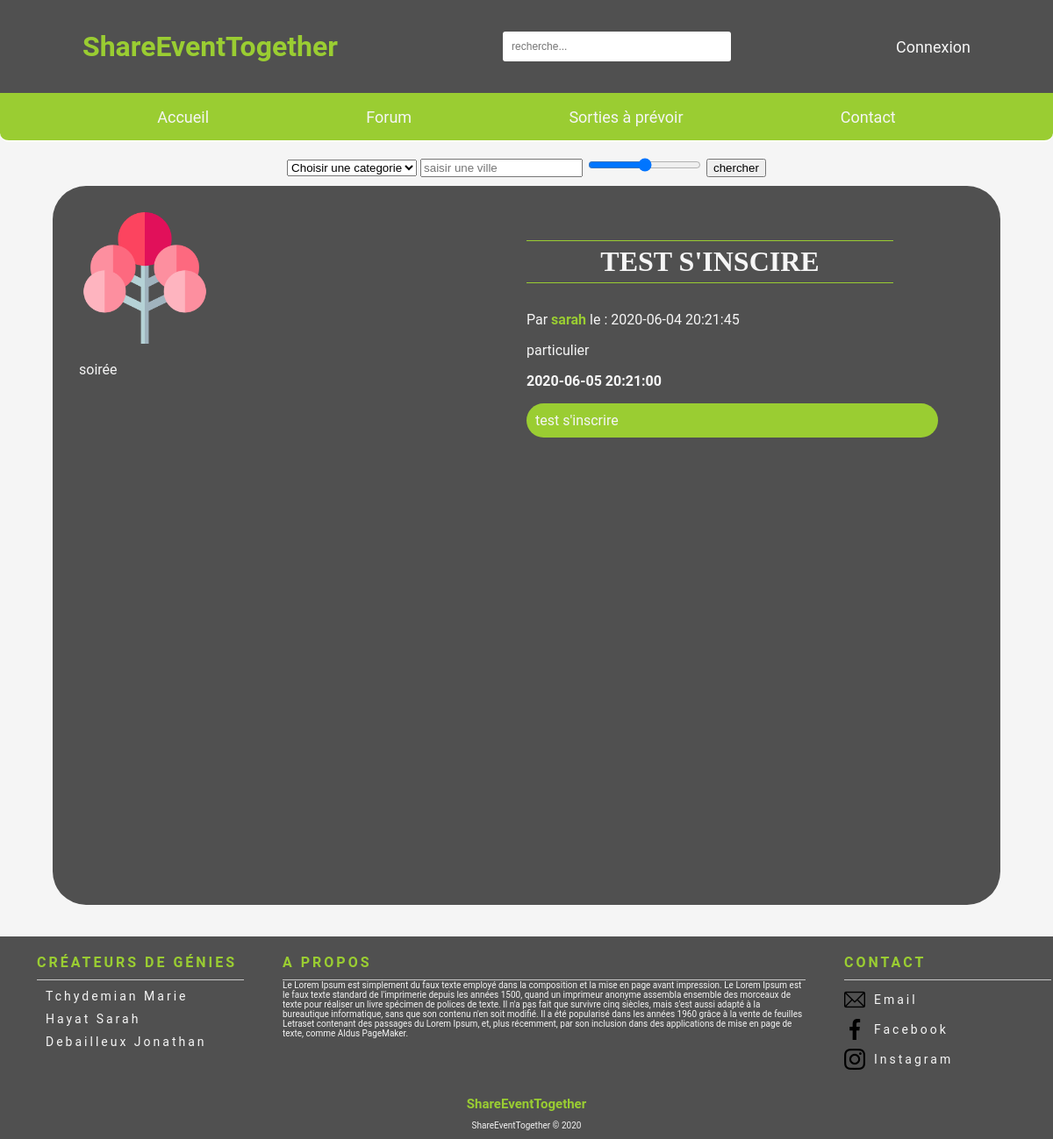
Page /php/sortieDuJour.php on the committed database.
### tables this page shows
CREATE TABLE `evenements` (
  `id_evenement` int(11) NOT NULL,
  `id_utilisateur` int(11) NOT NULL,
  `date_poste` datetime NOT NULL DEFAULT CURRENT_TIMESTAMP,
  `description` text NOT NULL,
  `date_evenement` datetime NOT NULL,
  `titre_evenement` varchar(250) NOT NULL,
  `id_karma` int(11) DEFAULT NULL,
  `id_categorie` int(11) DEFAULT NULL,
  `adresse` varchar(250) NOT NULL,
  `code_postal` int(5) NOT NULL,
  `commune` varchar(250) NOT NULL,
  `x` float DEFAULT NULL,
  `y` float DEFAULT NULL
);

CREATE TABLE `categorie_evenements` (
  `id_categorie` int(11) NOT NULL,
  `nom_categorie` varchar(100) NOT NULL
);

CREATE TABLE `utilisateurs` (
  `id_utilisateur` int(11) NOT NULL,
  `prenom` varchar(100) NOT NULL,
  `nom` varchar(100) NOT NULL,
  `date_naissance` date NOT NULL,
  `adresse` varchar(250) NOT NULL,
  `code_postale` int(5) NOT NULL,
  `pays` varchar(100) NOT NULL,
  `telephone` int(10) NOT NULL,
  `mail` varchar(250) NOT NULL,
  `pseudo` varchar(100) NOT NULL,
  `mot_de_passe` varchar(255) NOT NULL,
  `type_utilisateur` varchar(50) NOT NULL,
  `ville` varchar(200) NOT NULL,
  `date_creation_utilisateur` datetime DEFAULT CURRENT_TIMESTAMP,
  `karma` decimal(4,2) DEFAULT '0.00'
);

### php/sortieDuJour.php (the view, shortened to what this page needs)
<!DOCTYPE html>
<html lang="fr">
<head>
    <link rel="stylesheet" href="../assets/css/sortie.css"/>
</head>
<body>
<?php
if (isset($_SESSION['username'])) {
    require("headerConnect.php");
} else {
    require("headerDisconnect.php");
}
?>
<form action="filtreDuJour.php" method="post" class="filtre">
    <select name="categorie">
        <option value="NULL">Choisir une categorie</option>
    </select>
    <input type="text" name="localisation" placeholder="saisir une ville">
    <input type="range" name="karma" min="0" max="10">
    <input type="submit" value="chercher">
</form>
<section class="fond">
    <?php
    require("../controllers/bdd.php");
    $reponse = $bdd->query('SELECT * FROM evenements as ev
left join utilisateurs as ut
on ev.id_utilisateur= ut.id_utilisateur
left join categorie_evenements as ce
on ce.id_categorie = ev.id_categorie
where DATE(ev.date_evenement) = DATE(NOW())
order by ev.date_evenement ASC
');
    while ($donnees = $reponse->fetch())
    {
    ?>
    <div class="listOfEvent">
        <ul class="collectionItem">
            <div class="pictureEvent">
                <img id="imgTree" src="../assets/images/arbre_icon.png"/>
                <p><?php echo $donnees['nom_categorie']; ?></p>
            </div>
            <div class="pictureEvent">
                <h3 class="titleOfEvent"><?php echo $donnees['titre_evenement']; ?> </h3>
                <p><?php echo "Par " ?> <b><a
                                href="profilUser.php?id_user= <?php echo $donnees['id_utilisateur'] ?>"> <?php echo $donnees['pseudo'] ?></a></b>
                    le : <?php echo $donnees['date_poste'] ?></p>
                <p><?php echo $donnees['type_utilisateur']; ?></p>
                <p><b><?php echo $donnees['date_evenement']; ?></b></p>
                <p class="description"><?php echo $donnees['description']; ?></p>
            </div>
        </ul>
        <?php
        }
        ?>
    </div>
</section>
<?php
require("footer.php");
?>
</body>
</html>

### assets/css/sortie.css (style rules this page uses)
body { margin: 0 !important; font-family: 'Roboto', sans-serif; color: whitesmoke; }
.fond { display: flex; margin-left: 5%; margin-right: 5%; padding: 10px 10px 10px 10px; background: #505050 !important; border-radius: 38px; top: 195px; height: 800px; width: auto; overflow: scroll; }
.fond { display: block; }
#imgTree { width: 150px; }
.pictureEvent { width: 75%; }
.titleOfEvent { border-bottom: solid 1px yellowgreen; border-top: solid 1px yellowgreen; padding: 5px; font-size: 2rem; width: 80%; text-align: center; font-family: cursive; text-transform: uppercase; }
.collectionItem { display: flex; flex-direction: row; margin: 10px; padding: 10px; justify-content: center; }
.description { background-color: yellowgreen; padding: 10px; color: whitesmoke; border-radius: 20px; width: fit-content; width: 88%; }
.filtre { text-align: center; padding: 10px; }
a { text-decoration: none; color: yellowgreen; }

### assets/css/headerConnect.css (style rules this page uses)
body { margin: 0 !important; font-family: 'Roboto', sans-serif; background-color: whitesmoke; }

### assets/css/footer.css (style rules this page uses)
ul { list-style: none; }

### rows in the picture
evenements: id_categorie.nom_categorie "soirée", titre_evenement "TEST S'INSCIRE", id_utilisateur.pseudo "sarah", date_poste "2020-06-04 20:21:45", id_utilisateur.type_utilisateur "particulier", date_evenement "2020-06-05 20:21:00", description "test s'inscrire"
